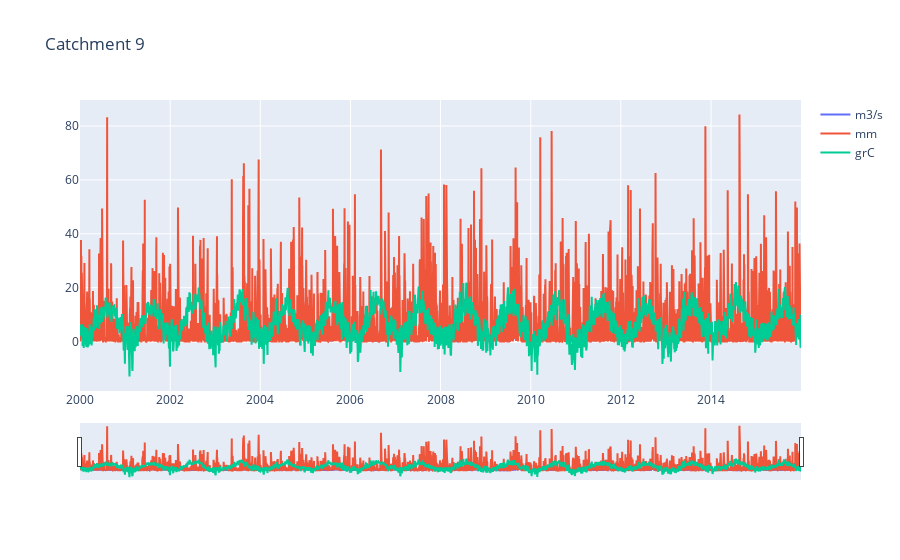

The notebook cell this image was saved under:
### Code cell
import plotly.graph_objects as go
import pandas as pd

for _id in list(long_without_gaps)[:3]:
    df = df_dict[_id]

    fig = go.Figure()
    for y_name in ['m3/s', 'mm', 'grC']:
        fig.add_trace(go.Scatter(x=df['timestamp'], y=df[y_name], name=y_name))

    fig.update_layout(title_text=f'Catchment {_id}',
                    xaxis_rangeslider_visible=True)
fig.show()

### Figure 1 — Plotly figure (JSON) as saved in the notebook; plotly's stock layout.template omitted (floating-point values rounded to 4 significant figures; data arrays with more than 128 entries replaced by an {"elided": "..."} marker saying what was removed)
{"data": [{"name": "m3/s", "type": "scatter", "x": {"elided": "5844 str values"}, "y": {"elided": "5844 float values"}}, {"name": "mm", "type": "scatter", "x": {"elided": "5844 str values"}, "y": {"elided": "5844 float values"}}, {"name": "grC", "type": "scatter", "x": {"elided": "5844 str values"}, "y": {"elided": "5844 float values"}}], "layout": {"title": {"text": "Catchment 9"}, "xaxis": {"rangeslider": {"visible": true}}}}
